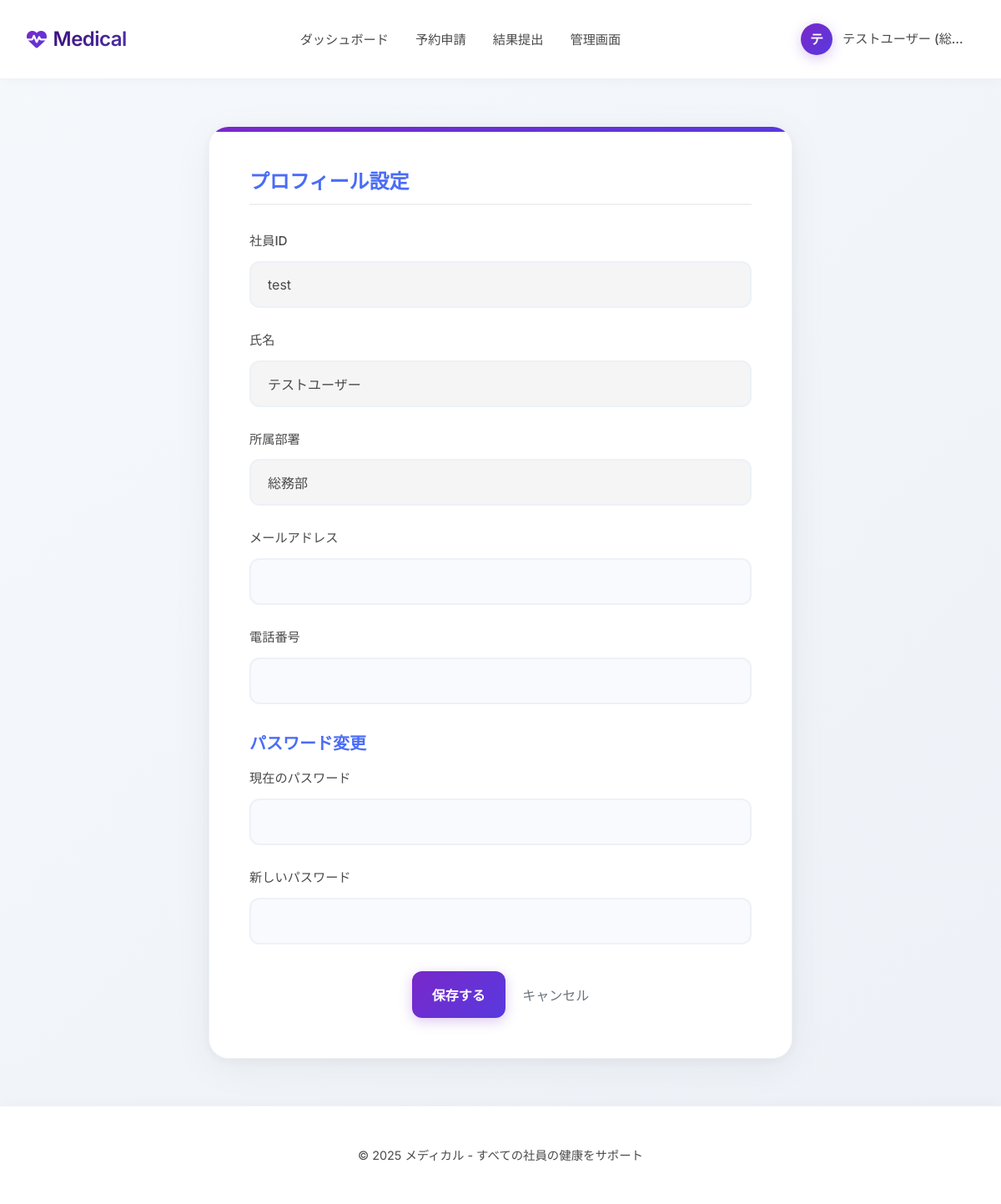
Screenshot of /profile (signed in) with the database file from the repository.
### tables this page shows
CREATE TABLE users (
            id TEXT PRIMARY KEY,
            password TEXT NOT NULL,
            name TEXT NOT NULL,
            department TEXT,
            role TEXT DEFAULT 'user',
            created_at TIMESTAMP DEFAULT CURRENT_TIMESTAMP
        , work_type TEXT DEFAULT 'regular', email TEXT, phone TEXT, employee_number TEXT, insurance_number TEXT);

### app.py (the view)
@app.route('/profile')
@login_required
def profile():
    return render_template('profile.html')

### app.py (called while the page is built)
@app.after_request
def add_header(response):
    response.headers["Cache-Control"] = "no-cache, no-store, must-revalidate"
    response.headers["Pragma"] = "no-cache"
    response.headers["Expires"] = "0"
    response.headers['Cache-Control'] = 'public, max-age=0'
    return response

@app.context_processor
def override_url_for():
    return dict(url_for=dated_url_for)

def dated_url_for(endpoint, **values):
    if endpoint == 'static':
        values['q'] = int(datetime.utcnow().timestamp())
    return url_for(endpoint, **values)

def get_user_by_id(user_id):
    conn = sqlite3.connect('health_check.db')
    c = conn.cursor()
    c.execute('SELECT id, name, department, role, work_type, email, phone FROM users WHERE id = ?', (user_id,))
    user_data = c.fetchone()
    conn.close()
    if user_data:
        return User(user_data[0], user_data[1], user_data[2], user_data[3],
                   user_data[4], user_data[5], user_data[6])
    return None

@login_manager.user_loader
def load_user(user_id):
    return get_user_by_id(user_id)

### templates/profile.html (shortened to what this page needs)
{% extends "base.html" %}
{% block content %}
<div class="card" style="max-width: 700px; margin: 0 auto;">
    <h2 style="margin-top: 0; color: #4a6cf7; font-weight: 600; padding-bottom: 0.5rem; border-bottom: 2px solid #f0f0f0; margin-bottom: 2rem;">
        プロフィール設定
    </h2>
    <form action="{{ url_for('update_profile') }}" method="POST">
        <div class="form-group">
            <label for="employee_id">社員ID</label>
            <input type="text" id="employee_id" name="employee_id" value="{{ current_user.id }}" readonly class="form-control" style="background-color: #f5f5f5;">
        </div>
        <div class="form-group">
            <label for="name">氏名</label>
            <input type="text" id="name" name="name" value="{{ current_user.name }}" readonly class="form-control" style="background-color: #f5f5f5;">
        </div>
        <div class="form-group">
            <label for="department">所属部署</label>
            <input type="text" id="department" name="department" value="{{ current_user.department }}" readonly class="form-control" style="background-color: #f5f5f5;">
        </div>
        <div class="form-group">
            <label for="email">メールアドレス</label>
            <input type="email" id="email" name="email" value="{{ current_user.email or '' }}" class="form-control">
        </div>
        <div class="form-group">
            <label for="phone">電話番号</label>
            <input type="tel" id="phone" name="phone" value="{{ current_user.phone or '' }}" class="form-control">
        </div>
        <h3 style="margin-top: 2rem; margin-bottom: 1rem; color: #4a6cf7; font-weight: 600; font-size: 1.25rem;">
            パスワード変更
        </h3>
        <div class="form-group">
            <label for="current_password">現在のパスワード</label>
            <input type="password" id="current_password" name="current_password" class="form-control">
        </div>
        <div class="form-group">
            <label for="new_password">新しいパスワード</label>
            <input type="password" id="new_password" name="new_password" class="form-control">
        </div>
        <div style="margin-top: 2rem; text-align: center;">
            <button type="submit" class="btn btn-primary">保存する</button>
            <a href="{{ url_for('dashboard') }}" style="display: inline-block; margin-left: 1rem; color: #6c757d; text-decoration: none;">キャンセル</a>
        </div>
    </form>
</div>
{% endblock %}

### templates/base.html (shortened to what this page needs)
<!DOCTYPE html>
<html lang="ja">
<head>
    <link rel="stylesheet" href="https://cdnjs.cloudflare.com/ajax/libs/font-awesome/6.4.0/css/all.min.css">
</head>
<body>
    <header>
        <div class="header-container animated delay-1">
            <a href="/" class="logo">
                <i class="fas fa-heartbeat"></i>
                <span>Medical</span>
            </a>
            {% if current_user.is_authenticated %}
            <nav>
                <ul class="nav-links">
                    <li><a href="{{ url_for('dashboard') }}" {% if request.path == url_for('dashboard') %}class="active"{% endif %}>ダッシュボード</a></li>
                    <li><a href="{{ url_for('reservation') }}" {% if request.path == url_for('reservation') %}class="active"{% endif %}>予約申請</a></li>
                    <li><a href="{{ url_for('upload_results') }}" {% if request.path == url_for('upload_results') %}class="active"{% endif %}>結果提出</a></li>
                    {% if current_user.is_admin %}
                    <li><a href="{{ url_for('admin_dashboard') }}" {% if request.path == url_for('admin_dashboard') %}class="active"{% endif %}>管理画面</a></li>
                    {% endif %}
                </ul>
            </nav>
            <div class="user-profile" id="userProfile">
                <div class="avatar">{{ current_user.name[:1] }}</div>
                <div class="user-name">{{ current_user.name }} ({{ current_user.department }})</div>
            </div>
            {% endif %}
        </div>
    </header>
    <main class="animated delay-2">
        {% block content %}{% endblock %}
    </main>
    <footer class="animated delay-3">
        <div class="footer-container">
            <p>&copy; 2025 メディカル - すべての社員の健康をサポート</p>
        </div>
    </footer>
</body>
</html>

### templates/base.html (style rules this page uses)
:root { --primary: #1A1A1A; --secondary: #5839de; --accent: #7928CA; --success: #00A67E; --danger: #F03A47; --warning: #FFB84C; --info: #5839de; --light: #F8F9FA; --dark: #111111; --bg-color: #f6f9fc; --text-color: #4a4a4a; --border-color: #edf1f7; --hover-color: #F5F5FF; --gradient-primary: linear-gradient(135deg, #7928CA, #5839de); --gradient-secondary: linear-gradient(135deg, #3a1078, #4e31aa); --gradient-background: linear-gradient(135deg, #f6f9fc 0%, #edf1f7 100%); --shadow-soft: 0 10px 50px rgba(0,0,0,0.05), 0 2px 15px rgba(0,0,0,0.05); }
* { box-sizing: border-box; margin: 0; padding: 0; }
body { font-family: 'Inter', -apple-system, BlinkMacSystemFont, sans-serif; line-height: 1.5; color: var(--text-color); background: var(--gradient-background); min-height: 100vh; display: flex; flex-direction: column; -webkit-font-smoothing: antialiased; -moz-osx-font-smoothing: grayscale; }
.animated { animation: fadeIn 0.8s ease-out forwards; }
.delay-1 { animation-delay: 0.1s; }
.delay-2 { animation-delay: 0.2s; }
.delay-3 { animation-delay: 0.3s; }
header { background: white; border-bottom: 1px solid var(--border-color); padding: 1.25rem 0; position: sticky; top: 0; z-index: 100; box-shadow: 0 2px 15px rgba(0,0,0,0.03); }
.header-container { max-width: 1300px; margin: 0 auto; display: flex; justify-content: space-between; align-items: center; padding: 0 2rem; }
.logo { display: flex; align-items: center; text-decoration: none; color: var(--primary); font-weight: 600; font-size: 1.5rem; letter-spacing: -0.5px; }
.logo i { margin-right: 0.5rem; background: var(--gradient-primary); -webkit-background-clip: text; -webkit-text-fill-color: transparent; }
.logo span { background: var(--gradient-secondary); -webkit-background-clip: text; -webkit-text-fill-color: transparent; }
nav .nav-links { display: flex; list-style: none; gap: 2rem; }
nav .nav-links a { text-decoration: none; color: var(--text-color); font-weight: 500; transition: all 0.2s; padding: 0.5rem 0; position: relative; font-size: 0.95rem; }
nav .nav-links a::after { content: ''; position: absolute; bottom: 0; left: 0; width: 0; height: 2px; background: var(--gradient-primary); transition: width 0.3s; }
.user-profile { display: flex; align-items: center; position: relative; cursor: pointer; padding: 0.5rem; border-radius: 12px; transition: all 0.2s; }
.user-profile .avatar { width: 38px; height: 38px; border-radius: 50%; background: var(--gradient-primary); display: flex; align-items: center; justify-content: center; color: white; font-weight: 600; margin-right: 0.75rem; box-shadow: 0 4px 15px rgba(121, 40, 202, 0.25); }
.user-profile .user-name { font-weight: 500; color: var(--text-color); max-width: 150px; white-space: nowrap; overflow: hidden; text-overflow: ellipsis; font-size: 0.95rem; }
main { flex-grow: 1; max-width: 1300px; width: 100%; margin: 0 auto; padding: 3.5rem 2rem; }
footer { background-color: white; padding: 3rem 0; border-top: 1px solid var(--border-color); text-align: center; color: var(--text-color); opacity: 0.8; font-size: 0.9rem; box-shadow: 0 -2px 15px rgba(0,0,0,0.03); }
.footer-container { max-width: 1300px; margin: 0 auto; padding: 0 2rem; }
.card { background: white; padding: 3rem; border-radius: 24px; box-shadow: var(--shadow-soft); margin-bottom: 2.5rem; border: 1px solid var(--border-color); position: relative; overflow: hidden; }
.card::before { content: ''; position: absolute; top: 0; left: 0; right: 0; height: 6px; background: var(--gradient-primary); z-index: 2; border-radius: 24px 24px 0 0; }
.form-group { margin-bottom: 1.75rem; }
label { display: block; margin-bottom: 0.75rem; font-weight: 500; color: var(--text-color); font-size: 0.95rem; }
input, select, textarea { width: 100%; padding: 1rem 1.25rem; border: 2px solid var(--border-color); border-radius: 12px; font-size: 1rem; color: var(--text-color); transition: all 0.2s ease-in-out; font-family: inherit; background-color: #f9fafd; }
button { display: inline-block; background: var(--gradient-primary); color: white; border: none; padding: 1rem 1.5rem; border-radius: 12px; cursor: pointer; font-weight: 600; transition: all 0.3s; font-size: 1rem; text-align: center; text-decoration: none; font-family: inherit; box-shadow: 0 4px 15px rgba(121, 40, 202, 0.25); }

### rows the page displays
users: name "テ", name "テストユーザー", department "総…", employee_id "test", department "総務部"
